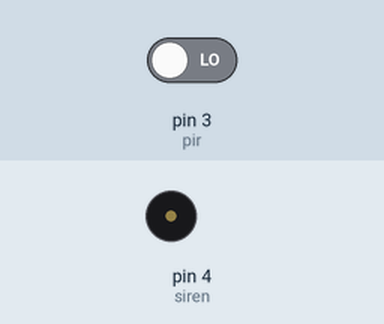
Simulated run of this sketch. Board: Arduino Uno, built with avr-gcc and run on an emulated ATmega328P. Parts: buzzer (waves = sounding, pin HIGH). The inputs (shaded band) are chosen by the test bench; at power-on: pin 3 (pir) LOW.

Above: at 9.2 s.
9.3 s: pin 3 (pir) driven HIGH
At 10.7 s:
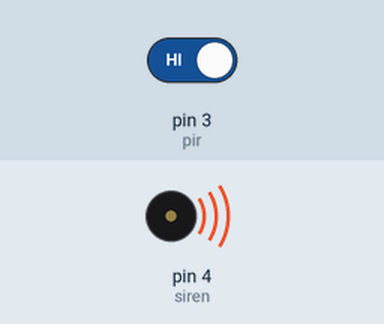
Timing chart, 0 to 20.8 s (numbered marks = the images above; inputs shaded):
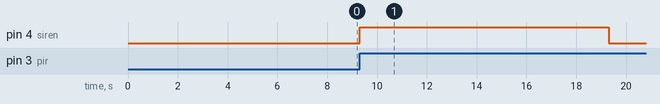

The sketch:

human_detection.ino
```cpp
int pir = 3;
int siren = 4;
void setup() {
  pinMode(pir,INPUT);
  pinMode(siren,OUTPUT);

  digitalWrite(siren,LOW);

  delay(8000);

}

void loop() {

  if(digitalRead(pir)){

    digitalWrite(siren,HIGH);
    delay(10000);
    digitalWrite(siren,LOW);
    while(digitalRead(pir));

  }

}
```

Measured:
- after the input at 9.3 s, pin 4 (siren): LOW → HIGH at once, → LOW 10.0 s later
